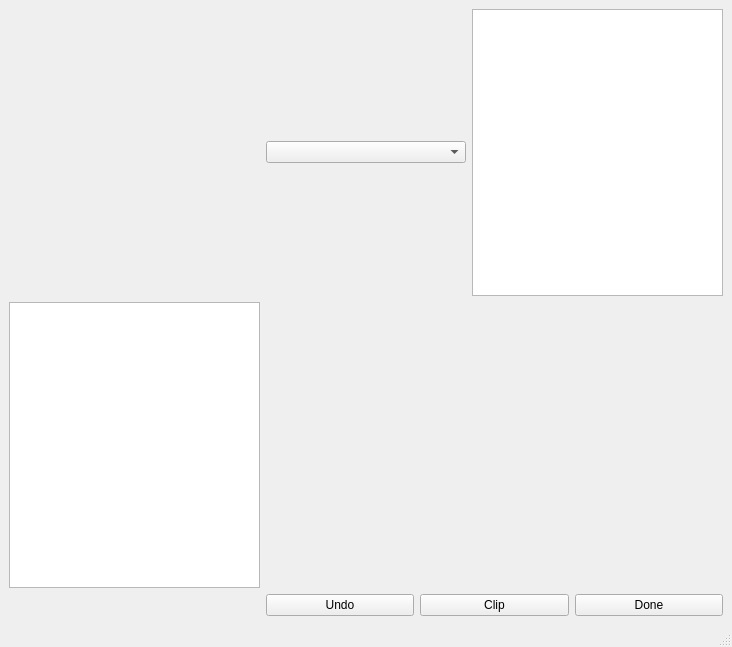
<?xml version="1.0" encoding="UTF-8"?>
<ui version="4.0">
 <class>planefitting_main_window</class>
 <widget class="QMainWindow" name="planefitting_main_window">
  <property name="geometry">
   <rect>
    <x>0</x>
    <y>0</y>
    <width>732</width>
    <height>647</height>
   </rect>
  </property>
  <property name="windowTitle">
   <string>MainWindow</string>
  </property>
  <widget class="QWidget" name="centralwidget">
   <layout class="QGridLayout" name="gridLayout">
    <item row="2" column="1">
     <layout class="QHBoxLayout" name="horizontalLayout_2">
      <item>
       <widget class="QPushButton" name="btn_undo">
        <property name="text">
         <string>Undo</string>
        </property>
       </widget>
      </item>
      <item>
       <widget class="QPushButton" name="btn_clip">
        <property name="text">
         <string>Clip</string>
        </property>
       </widget>
      </item>
      <item>
       <widget class="QPushButton" name="btn_done">
        <property name="text">
         <string>Done</string>
        </property>
       </widget>
      </item>
     </layout>
    </item>
    <item row="0" column="1">
     <layout class="QHBoxLayout" name="horizontalLayout">
      <item>
       <widget class="QComboBox" name="curr_segment_dropdown">
        <property name="minimumSize">
         <size>
          <width>200</width>
          <height>0</height>
         </size>
        </property>
       </widget>
      </item>
      <item>
       <widget class="QListWidget" name="segment_list">
        <property name="minimumSize">
         <size>
          <width>200</width>
          <height>0</height>
         </size>
        </property>
        <property name="maximumSize">
         <size>
          <width>300</width>
          <height>16777215</height>
         </size>
        </property>
       </widget>
      </item>
     </layout>
    </item>
    <item row="0" column="0">
     <layout class="QVBoxLayout" name="data_display_window">
      <property name="sizeConstraint">
       <enum>QLayout::SetMaximumSize</enum>
      </property>
     </layout>
    </item>
    <item row="1" column="0">
     <widget class="QTextEdit" name="message_center_text_edit"/>
    </item>
   </layout>
  </widget>
  <widget class="QMenuBar" name="menubar">
   <property name="geometry">
    <rect>
     <x>0</x>
     <y>0</y>
     <width>732</width>
     <height>22</height>
    </rect>
   </property>
  </widget>
  <widget class="QStatusBar" name="statusbar"/>
 </widget>
 <resources/>
 <connections/>
</ui>
